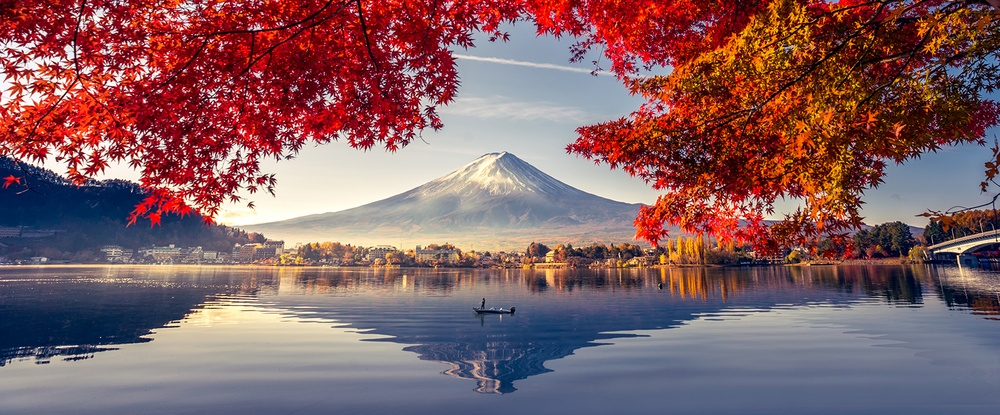
#> input picture img.jpg, 1000 x 415 px, shrunk from 1601 x 664 before the run
$ python main.py
#> lines starting #> are read from the running program, lines starting #| are printed output that depends on the picture
import cv2
import numpy as np
from matplotlib import pyplot as plt
from PIL import Image


#histogram of the Original Image
print("Histogram Of Original Image")
img = cv2.imread('img.jpg',0)
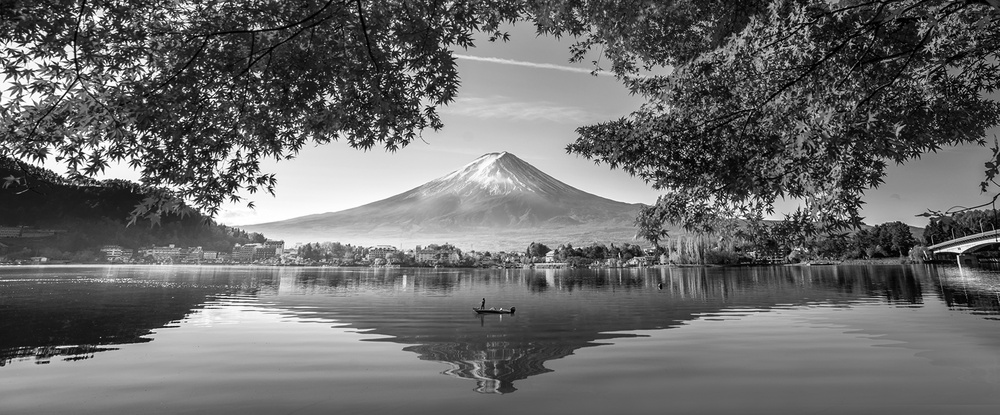
#> img: shape (415, 1000); min 0, max 255, mean 106.4

hist,bins = np.histogram(img.flatten(),256,[0,256])
#> hist = 256 values, max 3408 at index 99, min 326 at index 1, mean 1621.1; bins = 257 values from 0 to 256

cdf = hist.cumsum()
#> cdf = 256 values from 595 to 415000
cdf_normalized = cdf * hist.max()/ cdf.max()
#> cdf_normalized = 256 values from 4.89 to 3408

plt.plot(cdf_normalized, color = 'b')
plt.hist(img.flatten(),256,[0,256], color = 'r')
plt.xlim([0,256])
plt.legend(('cdf','histogram'), loc = 'upper left')
plt.show()
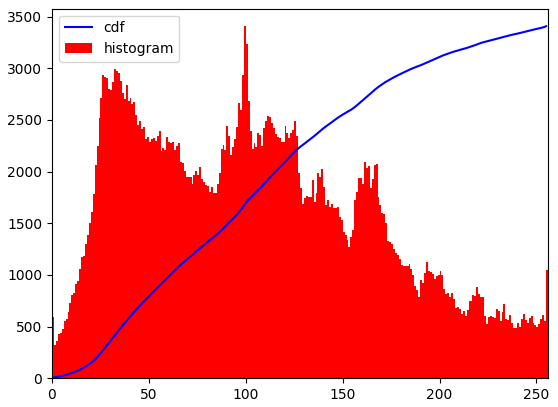
#> figure drawn by matplotlib, 1 panel; tallest bar 3408 high, from x = 99 to 100; curve peaks at x = 255, y = 3408


#Histogram equalization

img = cv2.imread('img.jpg',0)

# create a CLAHE object (Arguments are optional).
clahe = cv2.createCLAHE(clipLimit=2.0, tileGridSize=(8,8))
cl1 = clahe.apply(img)
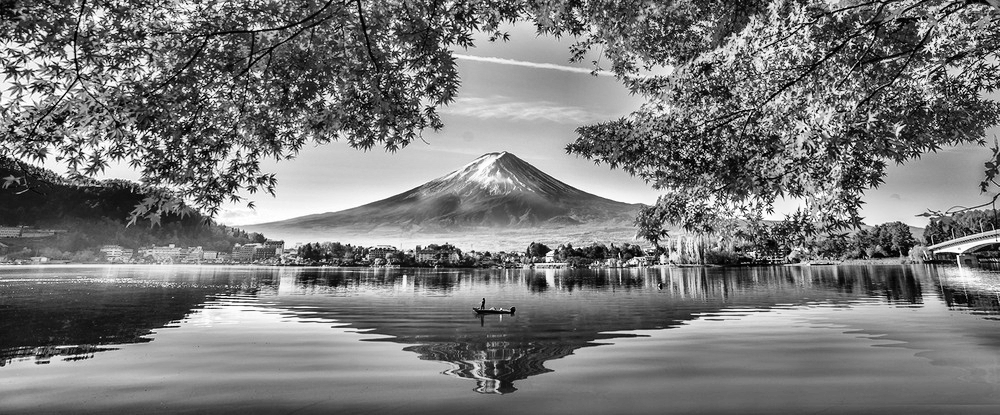
#> cl1: shape (415, 1000); min 0, max 255, mean 121.4

cv2.imwrite('res2.jpg',cl1)


#Displaying Output
im = Image.open(r"res2.jpg")
im.show()

#histogram of the eqalized Image

print("Histogram Of Equalized IMage Image")
img = cv2.imread('res2.jpg',0)

hist,bins = np.histogram(img.flatten(),256,[0,256])
#> hist = 256 values, max 2620 at index 104, min 318 at index 1, mean 1621.1

cdf = hist.cumsum()
#> cdf = 256 values from 422 to 415000
cdf_normalized = cdf * hist.max()/ cdf.max()
#> cdf_normalized = 256 values from 2.66 to 2620

plt.plot(cdf_normalized, color = 'b')
plt.hist(img.flatten(),256,[0,256], color = 'r')
plt.xlim([0,256])
plt.legend(('cdf','histogram'), loc = 'upper left')
plt.show()
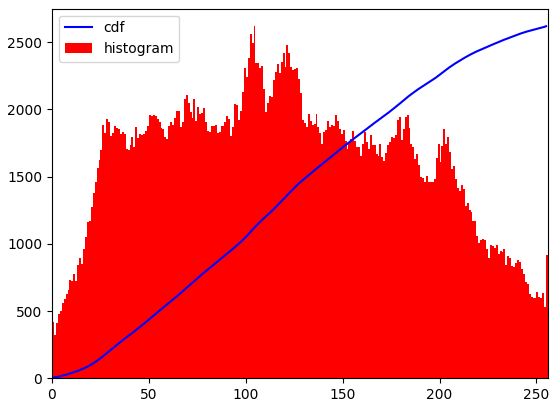
#> figure drawn by matplotlib, 1 panel; tallest bar 2620 high, from x = 104 to 105; curve peaks at x = 255, y = 2620

$ run again, with res.png saved as img.jpg
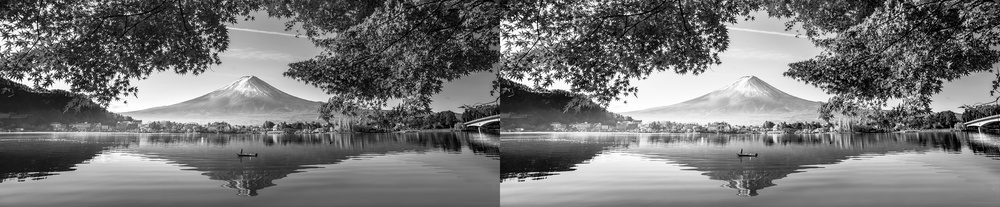
#> input picture res.png, 1000 x 207 px, shrunk from 3202 x 664 before the run
#> img is the input picture: shape (207, 1000); min 0, max 255, mean 117
#> `hist,bins = np.histogram(img.flatten(),256,[0,256])`: hist = 256 values, max 1368 at index 100, min 146 at index 2, mean 808.6; bins = 257 values from 0 to 256
#> `cdf = hist.cumsum()`: cdf = 256 values from 350 to 207000
#> `cdf_normalized = cdf * hist.max()/ cdf.max()`: cdf_normalized = 256 values from 2.31 to 1368
#> `cl1 = clahe.apply(img)`:
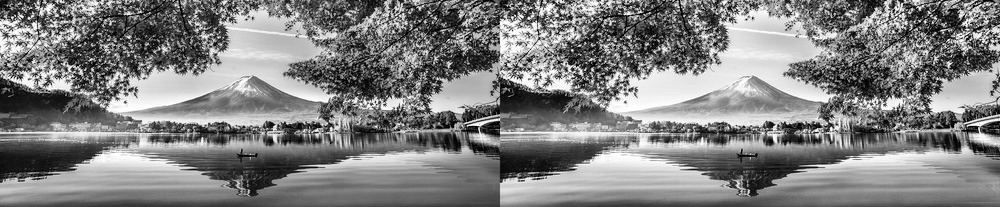
#> cl1: shape (207, 1000); min 0, max 255, mean 128.6
#> `hist,bins = np.histogram(img.flatten(),256,[0,256])`: hist = 256 values, max 1126 at index 110, min 193 at index 1, mean 808.6
#> `cdf = hist.cumsum()`: cdf = 256 values from 267 to 207000
#> `cdf_normalized = cdf * hist.max()/ cdf.max()`: cdf_normalized = 256 values from 1.45 to 1126
#> `plt.show()`:
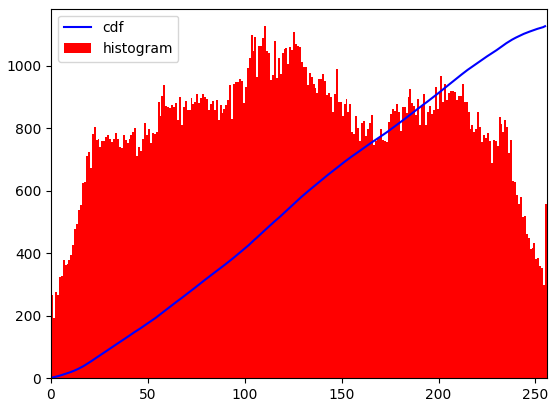
#> figure drawn by matplotlib, 1 panel; tallest bar 1126 high, from x = 110 to 111; curve peaks at x = 255, y = 1126
